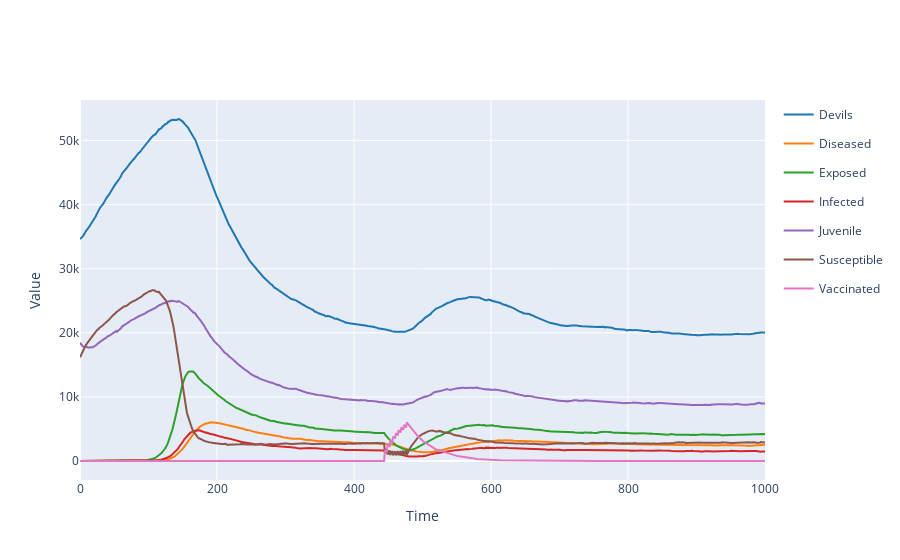

The cell this chart's notebook holds for it:
### Code cell
Saved_Results.plotplotly()

### Figure 1 — Plotly figure (JSON) as saved in the notebook; plotly's stock layout.template omitted (floating-point values rounded to 4 significant figures; data arrays with more than 128 entries replaced by an {"elided": "..."} marker saying what was removed)
{"data": [{"legendgroup": "Devils", "line": {"color": "#1f77b4"}, "mode": "lines", "name": "Devils", "type": "scatter", "x": {"elided": "1001 int values"}, "y": {"elided": "1001 int values"}}, {"legendgroup": "Diseased", "line": {"color": "#ff7f0e"}, "mode": "lines", "name": "Diseased", "type": "scatter", "x": {"elided": "1001 int values"}, "y": {"elided": "1001 int values"}}, {"legendgroup": "Exposed", "line": {"color": "#2ca02c"}, "mode": "lines", "name": "Exposed", "type": "scatter", "x": {"elided": "1001 int values"}, "y": {"elided": "1001 int values"}}, {"legendgroup": "Infected", "line": {"color": "#d62728"}, "mode": "lines", "name": "Infected", "type": "scatter", "x": {"elided": "1001 int values"}, "y": {"elided": "1001 int values"}}, {"legendgroup": "Juvenile", "line": {"color": "#9467bd"}, "mode": "lines", "name": "Juvenile", "type": "scatter", "x": {"elided": "1001 int values"}, "y": {"elided": "1001 int values"}}, {"legendgroup": "Susceptible", "line": {"color": "#8c564b"}, "mode": "lines", "name": "Susceptible", "type": "scatter", "x": {"elided": "1001 int values"}, "y": {"elided": "1001 int values"}}, {"legendgroup": "Vaccinated", "line": {"color": "#e377c2"}, "mode": "lines", "name": "Vaccinated", "type": "scatter", "x": {"elided": "1001 int values"}, "y": {"elided": "1001 int values"}}], "layout": {"showlegend": true, "title": {"text": ""}, "xaxis": {"title": {"text": "Time"}}, "yaxis": {"title": {"text": "Value"}}}}
